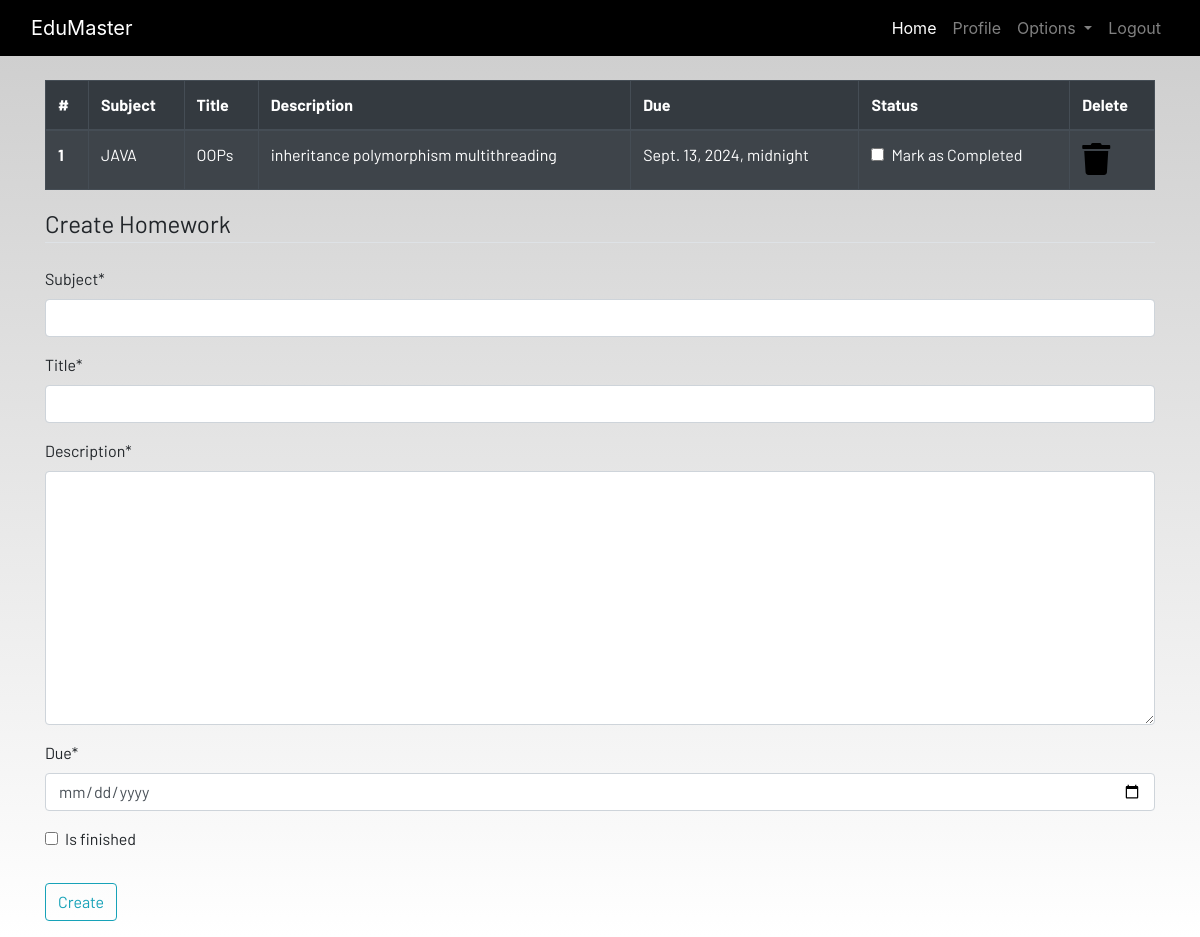
The page /homework (signed in) on the database as committed earlier.
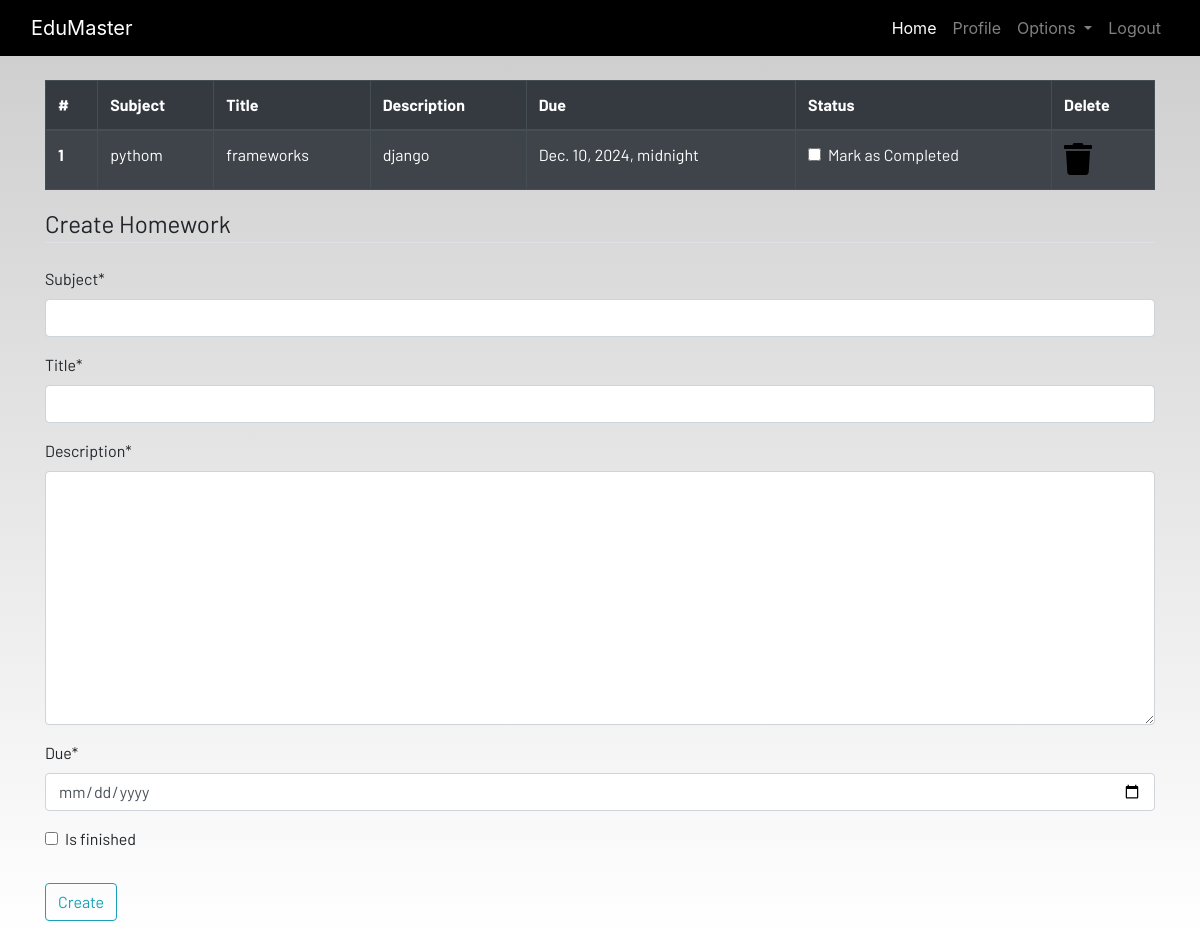
The same page on the database as committed later.
### dashboard/models.py (models this page shows, shortened)
class Homework(models.Model):
   user = models.ForeignKey(User, on_delete=models.CASCADE)
   subject= models.CharField(max_length=50)
   title= models.CharField(max_length=100)
   description= models.TextField()
   due = models.DateTimeField()
   is_finished=models.BooleanField(default=False)

### dashboard/views.py (the view)
# urls.py: path('homework',views.homework,name="homework"),
@login_required
def homework(request):
    if request.method == "POST":
        form = HomeworkForm(request.POST)
        if form.is_valid():
            try:
                finished = request.POST['is_finished']
                if finished == 'on':
                    finished = True
                else:
                    finished = False
            except:
                finished = False
            homeworks = Homework(
                user = request.user,
                subject = request.POST['subject'],
                title = request.POST['title'],
                description = request.POST['description'],
                due = request.POST['due'],
                is_finished = finished
            )
            homeworks.save()
            messages.success(request,f'Homework Added from {request.user.username}!!')
    else:
            form = HomeworkForm()
    homework= Homework.objects.filter(user=request.user)
    if len(homework) == 0:
        homework_done = True
    else:
        homework_done = False
    context = {
        'homeworks':homework,
        'homework_done':homework_done,
        'form':form,
        }
    return render(request,'dashboard/homework.html',context)

### dashboard/forms.py
class HomeworkForm(forms.ModelForm):
    class Meta:
        model = Homework
        widgets = {'due':DateInput()}
        fields = ['subject','title','description','due','is_finished']

### dashboard/templates/dashboard/homework.html (shortened to what this page needs)
{% extends 'dashboard/base.html' %}
{% load static %}
{% block content %}
{% load crispy_forms_tags %}
<div class="container">
    {% if not homework_done %}
    <table class="table table-striped table-bordered table-hover table-dark">
        <thead>
            <tr>
                <th scope="col">#</th>
                <th scope="col">Subject</th>
                <th scope="col">Title</th>
                <th scope="col">Description</th>
                <th scope="col">Due</th>
                <th scope="col">Status</th>
                <th scope="col">Delete</th>
            </tr>
        </thead>
        <tbody>
        {% for homework in homeworks %}
            <tr>
                <th scope="row">{{forloop.counter}}</th>
                <td>{{homework.subject}}</td>
                <td>{{homework.title}}</td>
                <td>{{homework.description}}</td>
                <td>{{homework.due}}</td>
                <td>
                    <a href="{% url 'update-homework' homework.id %}">
                        <div class="form-check">
                            {% if homework.is_finished == True %}
                            <input class="form-check-input" type="checkbox" value="" checked>
                            {% else %}
                            <input class="form-check-input" type="checkbox" value="" >
                            {% endif %}
                            <label class="form-check-label text-light" for="flexCheckDefault">
                                   Mark as Completed
                            </label>
                        </div>
                    </a>
                </td>
                <td><a href="{% url 'delete-homework' homework.id %}"><i class="fa fa-trash fa-2x"></i></a></td>
            </tr>
            {% endfor %}
        </tbody>
    </table>
     {% else %}
    <h4>All homeworks are completed!! Create to have more!!</h4>
     {% endif %}
</div>
<div class=" container">
    <form method="POST">
        <fieldset class="form-group">
            <legend class="border-bottom mb-4">Create Homework</legend>
            {{form|crispy}}
        </fieldset>
        <div class="form-group">
            <button href="" class="btn btn-outline-info" type="submit">
                Create
            </button>
        </div>
    </form>
</div>
{% endblock content %}

### dashboard/templates/dashboard/base.html (shortened to what this page needs)
<!DOCTYPE html>
{% load static %}
<html lang="en">
<head>
  <link rel="stylesheet" href="https://stackpath.bootstrapcdn.com/bootstrap/4.3.1/css/bootstrap.min.css"
 />
  <link rel="stylesheet" href="https://use.fontawesome.com/releases/v5.7.2/css/all.css"
 />
  <link rel="stylesheet" href="{% static 'css/main.css' %}" />
</head>
<body>
  <header>
    <nav class="navbar navbar-expand-lg navbar-dark bg-dark">
      <div class="container-fluid">
        <a class="navbar-brand" href="{% url 'home' %}">EduMaster</a>
        <div class="collapse navbar-collapse justify-content-end" id="navbarSupportedContent">
          <ul class="navbar-nav mb-2 mb-lg-0">
            <li class="nav-item">
              <a class="nav-link active" aria-current="page" href="{% url 'home' %}">Home</a>
            </li>
            {% if user.is_authenticated %}
            <li class="nav-item">
              <a class="nav-link" href="{% url 'profile' %}">Profile</a>
            </li>
            <li class="nav-item dropdown">
              <a class="nav-link dropdown-toggle" href="#" id="navbarDropdown" role="button" data-toggle="dropdown"
                aria-haspopup="true" aria-expanded="false">
                Options
              </a>
            </li>
            <li class="nav-item">
              <a class="nav-link" href="{% url 'logout' %}">Logout</a>
            </li>
            {% endif %}
          </ul>
        </div>
      </div>
    </nav>
  </header>
  <br>
  <main>
    {% block content %}
    {% endblock content %}
  </main>
</body>
</html>

### static/css/main.css (style rules this page uses)
html { scroll-behavior: smooth; height: 100%; width: 100%; }
main { font-family: Barlow, Quicksand, Rubik, sans-serif, serif, 'Times New Roman', Times, serif !important; }
.navbar { background-color: rgb(0, 0, 0) !important; }
a { text-decoration: none !important; color: black; }
html, body { max-width: 100%; overflow-x: hidden; height: 100%; width: 100%; }
body { background: linear-gradient(rgba(0, 0, 0, 0.2), rgba(255, 255, 255, 0.5)); overflow-x: hidden; background-repeat: no-repeat; }
.fa { color: black; }

Rows that differ between the two databases and show on the page:
removed Homework: subject "JAVA", title "OOPs", description "inheritance polymorphism multithreading", due "Sept. 13, 2024, midnight"
added Homework: subject "pythom", title "frameworks", description "django", due "Dec. 10, 2024, midnight"
